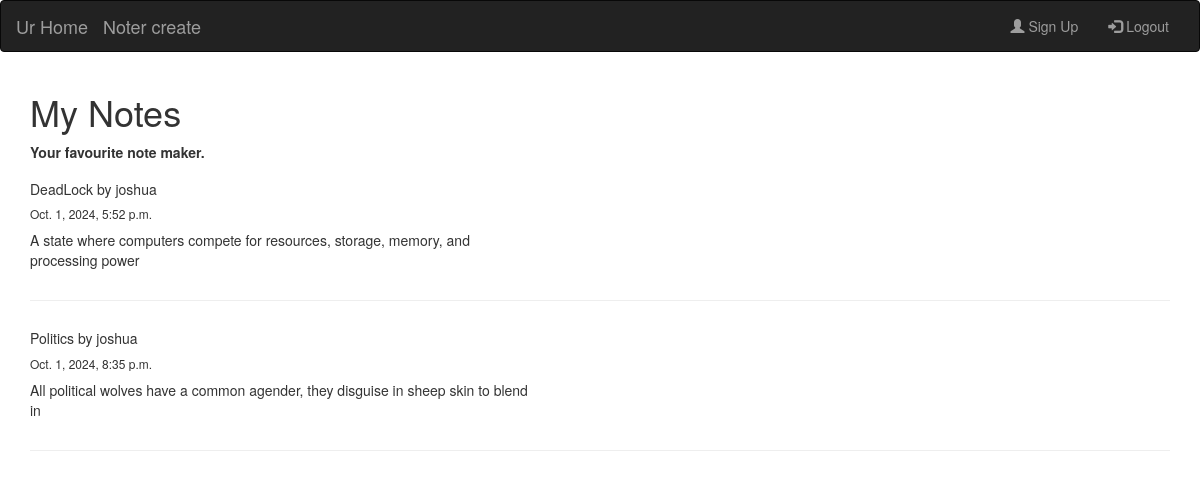
The page / on the database its author committed.
### note/models.py (models this page shows, shortened)
class Note(models.Model):
    author = models.ForeignKey(User, on_delete=models.CASCADE)
    title = models.CharField(max_length=30)
    content = models.TextField()
    created_at = models.DateTimeField(auto_now=True)

### note/views.py (the view)
# urls.py: path("", views.index, name="index"),
def index(request):
    notes = Note.objects.all()
    context = {"Notes":notes}
    return render(request, 'index.html', context)

### templates/index.html (shortened to what this page needs)
<!DOCTYPE html>
<html lang="en">
<head>
  <link rel="stylesheet" href="https://maxcdn.bootstrapcdn.com/bootstrap/3.4.1/css/bootstrap.min.css">
</head>
<nav class="navbar navbar-inverse">
    <div class="container-fluid">
      <div class="navbar-header">
        <a class="navbar-brand" href="{% url 'note:index' %}">Ur Home</a>
        <a class="navbar-brand" href="{% url 'note:noteCreate' %}">Noter create</a>
      </div>
      <div class="collapse navbar-collapse" id="myNavbar">
        <ul class="nav navbar-nav navbar-right">
          <li><a href="{% url 'note:signup' %}"><span class="glyphicon glyphicon-user"></span> Sign Up</a></li>
          <li><a href="{% url 'note:logout' %}"><span class="glyphicon glyphicon-log-in"></span> Logout</a></li>
        </ul>
      </div>
    </div>
  </nav>
<body>
<div class="container h-100 d-flex justify-content-center align-items-center">
  <h1>My Notes</h1>
  <p><b>Your favourite note maker.</b></p>
{% for note in Notes %}
  <div class="row">
    <div class="col-md-6">
      <div class="card" style="width: 50rem;">
        <div class="card-body">
          <h5 class="card-title">{{note.title}} by {{note.author}}</h5>
          <h6 class="card-subtitle mb-2 text-body-secondary">{{note.created_at}}</h6>
          <p class="card-text">{{note.content}}</p>
        </div>
      </div>
    </div>
  </div>
  <hr>
{% endfor %}
</div>
</body>
</html>

### rows shown on the page
Note: title "DeadLock", author "joshua", created_at "Oct. 1, 2024, 5:52 p.m.", content "A state where computers compete for resources, storage, memory, and processing power"
Note: title "Politics", author "joshua", created_at "Oct. 1, 2024, 8:35 p.m.", content "All political wolves have a common agender, they disguise in sheep skin to blend in"
